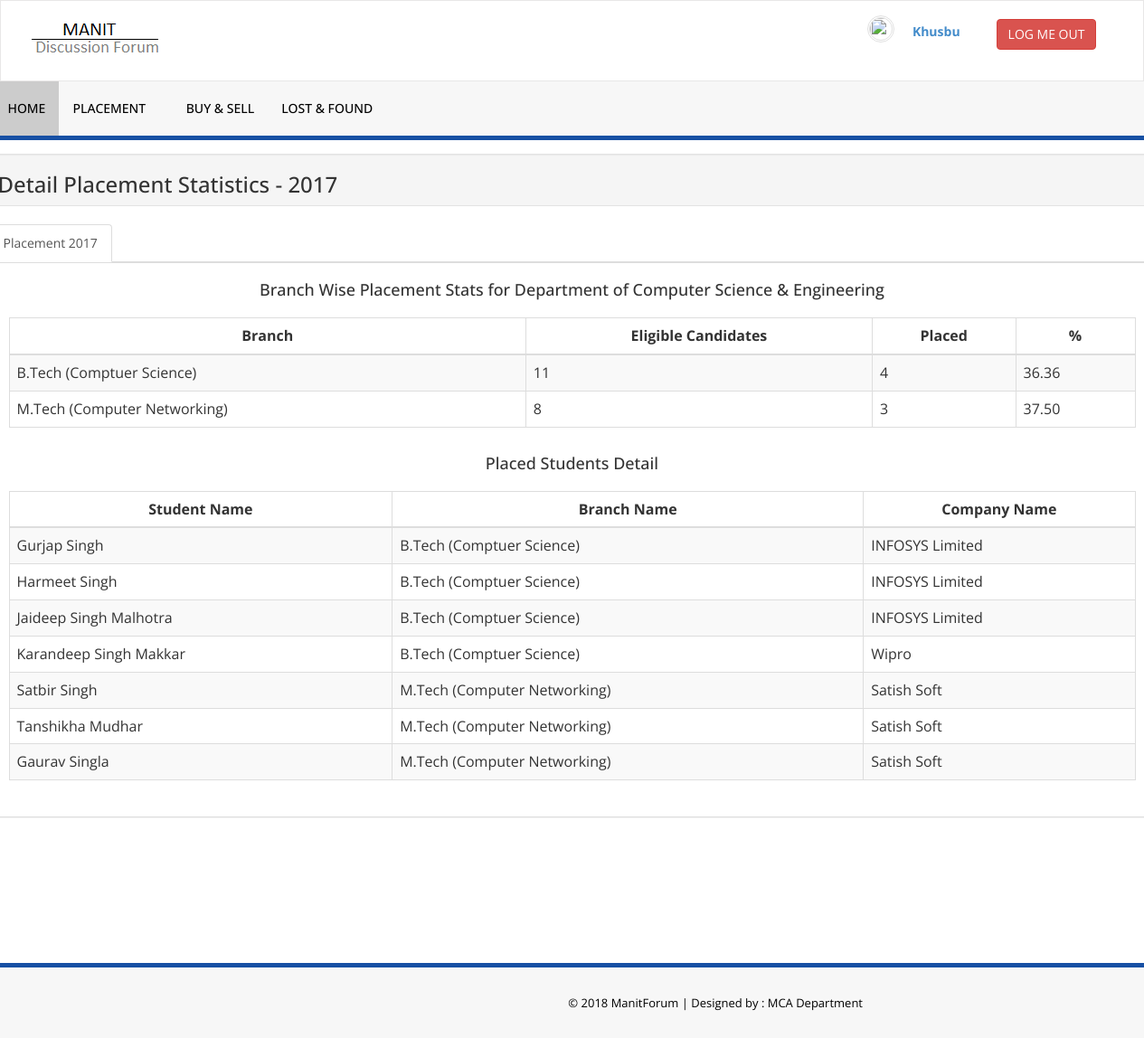
Screenshot of /detailPlacementStats.php?dept=CS104&year=2017 (signed in) with the database file from the repository.
### tables this page shows
CREATE TABLE `student` (
  `Student_ID` varchar(10) NOT NULL,
  `Student_Name` varchar(30) NOT NULL,
  `Branch_ID` varchar(10) NOT NULL,
  `DOB` date NOT NULL,
  `Mobile_No` bigint(10) NOT NULL,
  `Email_ID` varchar(30) NOT NULL,
  `Password` varchar(255) NOT NULL,
  `Semester` int(2) NOT NULL
);

CREATE TABLE `department` (
  `Dept_ID` varchar(10) NOT NULL,
  `Dept_Name` varchar(50) NOT NULL
);

CREATE TABLE `yearly_eligible_students` (
  `Branch_ID` varchar(10) NOT NULL,
  `Year` int(4) NOT NULL,
  `Total_Students` int(3) NOT NULL
);

CREATE TABLE `branch` (
  `Branch_ID` varchar(10) NOT NULL,
  `Branch_Name` varchar(50) NOT NULL,
  `Dept_ID` varchar(10) NOT NULL
);

CREATE TABLE `placed` (
  `Placed_ID` int(8) NOT NULL,
  `Branch_ID` varchar(10) NOT NULL,
  `Student_Name` varchar(40) NOT NULL,
  `Company_Name` varchar(50) NOT NULL,
  `Year` int(4) NOT NULL
);

### detailPlacementStats.php (the view, shortened to what this page needs)
<?php
	include('include/connection.php');
	include 'headLinks.php';
  include 'header.php';
	$dept=$_GET['dept'];
	$year=$_GET['year'];
?>
<!DOCTYPE html>
<html xmlns="http://www.w3.org/1999/xhtml">
<body>
<div class="content-wrapper">
    <div class="container">
		<div class="row" >
			<div class="well" style="padding-bottom:0px;padding-top:0px;">
				<h3>Detail Placement Statistics - <?php echo $year; ?></h3>
			</div>
			<div class="panel-body" align="center" style="padding-top:0px;">
				<ul class="nav nav-tabs">
					<li class="active"><a href="#home" data-toggle="tab">Placement <?php echo $year; ?></a>
					</li>
				</ul>
	<div class="panel panel-default ">
	<div class="panel-body ">
	<div class="tab-content">
		<div class="tab-pane fade active in" id="home">
			<?php
				$D_query="SELECT Dept_Name FROM department WHERE Dept_ID='$dept'";
				$D_result = mysqli_query($db, $D_query);
				$D_row=mysqli_fetch_assoc($D_result);
				echo "<h4>Branch Wise Placement Stats for Department of ".$D_row['Dept_Name']."</h4>";
			?>
			<div class="col-md-12">
				<div class="panel-body">
					<div class="table-responsive" style="text-align:center;">
						<table class="table table-striped table-bordered table-hover">
							<thead >
								<tr >
									<th style="text-align:center;">Branch</th>
									<th style="text-align:center;">Eligible Candidates</th>
									<th style="text-align:center;">Placed</th>
									<th style="text-align:center;">%</th>
								</tr>
							</thead>
							<tbody>
									<?php
									$query="SELECT branch.Branch_ID, Branch_Name, Total_Students FROM branch, yearly_eligible_students WHERE
									    branch.Dept_ID='$dept' and branch.Branch_ID=yearly_eligible_students.Branch_ID and Year='$year'";
									$result = mysqli_query($db, $query);
									while($row=mysqli_fetch_assoc($result)){
										$query1="SELECT COUNT(Placed_ID) as Placed from placed where Year='$year' and Branch_ID='$row[Branch_ID]'";
										$result1=mysqli_query($db, $query1);
										$row1=mysqli_fetch_assoc($result1);
										echo "<tr><td>".$row['Branch_Name']."</td>";
										echo "<td>".$row['Total_Students']."</td>";
										echo "<td>".$row1['Placed']."</td>";
										echo "<td>".number_format($row1['Placed']*100/$row['Total_Students'], 2, '.', '')."</td></tr>";
									}
									?>
							</tbody>
						</table>
					</div>
				</div>
			</div>
		</div>
		<div class="tab-pane fade active in" id="home">
			<h4>Placed Students Detail</h4>
			<div class="col-md-12">
				<div class="panel-body">
					<div class="table-responsive" style="text-align:center;">
						<table class="table table-striped table-bordered table-hover">
							<thead >
								<tr >
									<th style="text-align:center;">Student Name</th>
									<th style="text-align:center;">Branch Name</th>
									<th style="text-align:center;">Company Name</th>
								</tr>
							</thead>
							<tbody>
									<?php
									$query2="SELECT Branch_Name, Student_Name, Company_Name FROM branch, placed
											WHERE branch.Dept_ID='$dept' and branch.Branch_ID=placed.Branch_ID and Year='$year'";
									$result2 = mysqli_query($db, $query2);
									while($row2=mysqli_fetch_assoc($result2)){
										echo "<tr><td>".$row2['Student_Name']."</td>";
										echo "<td>".$row2['Branch_Name']."</td>";
										echo "<td>".$row2['Company_Name']."</td></tr>";
									}
									?>
							</tbody>
						</table>
					</div>
				</div>
			</div>
		</div>
	</div>
	</div>
	</div>
	</div>
    </div>
	</div>
    </div>
    <?php include('footer.php'); ?>
</body>
</html>

### header.php (shortened to what this page needs)
<div>
  <div class="navbar navbar-inverse set-radius-zero">
      <div class="container" style="width: 95%;">
          <div class="navbar-header">
              <a class="navbar-brand" href="Dashboard.php">
                  <img src="assets/img/logo.png" />
              </a>
          </div>
          <?php
                  echo "<div class='right-div'>
                  <a href='include/logout.php' class='btn btn-danger pull-right'>LOG ME OUT</a>";
                  echo "</div>";
          ?>
    <div class="right-div">
            <a href="profile.php"> <label>
            <?php
            if( isset($_SESSION['logged_in']))
            {
                  if( $_SESSION['user'] == "student")
                  {
                    $query="SELECT * from student WHERE Email_ID='$_SESSION[email]'";
      							$result=$db->query($query);
      							$row=$result->fetch_assoc();
                    $first = explode(' ',trim($row['Student_Name']));
                    echo $first[0];
                  }
                  else
                  {
                    $query="SELECT * from faculty WHERE Email_ID='$_SESSION[email]'";
                    $result=$db->query($query);
                    $row=$result->fetch_assoc();
                    $first = explode(' ',trim($row['Faculty_Name']));
                    echo $first[0];
                  }
              }
              else
              {
                header("Location: index.php");
              }
            ?>
              </label></a>
          </div>
    <div class="chat-widget-name-right" >
              <a href="profile.php">
              <?php
              $email = $_SESSION['email'];
              $sql = "SELECT * FROM profileImages WHERE email = '$email'";
              $result = mysqli_query($db,$sql);
              $row = mysqli_fetch_array($result);
              echo  '<img class="media-object img-circle2 img-right-chat"
                style="margin-top:1%;margin-bottom:30px" src="images/'.$row['image'].'"/>';
              ?>
              </a>
    </div>
      </div>
  </div>
  <section class="menu-section" >
      <div class="container" >
          <div class="row" >
              <div class="col-md-12">
                  <div class="navbar-collapse collapse">
                      <ul id="menu-top" class="nav navbar-nav navbar-left">
                          <li><a href="Dashboard.php" class="menu-top-active">HOME</a></li>
                          <li>
                              <a href="#" class="dropdown-toggle" id="ddlmenuItem" data-toggle="dropdown">PLACEMENT  <span class="glyphicon glyphicon-chevron-down"></span> </a>
                          </li>
            <li><a href="#">BUY & SELL</a></li>
                          <li><a href="lostFound.php">LOST & FOUND</a></li>
                      </ul>
                  </div>
              </div>
          </div>
      </div>
  </section>
</div>

### assets/css/style.css (style rules this page uses)
.set-radius-zero { border-radius:0px; -moz-border-radius:0px; -webkit-border-radius:0px; }
.content-wrapper { margin-top: 15px; min-height:800px; padding-bottom:90px; }
.right-div { float: right; padding: 20px; }
#menu-top a { color:#000; text-decoration:none; font-weight:500; padding: 20px 15px 20px 15px; text-transform:uppercase; }
.menu-section { background-color: #f7f7f7; border-bottom:5px solid #1750A4; width:100% }
.menu-top-active { background-color:#cccccc; }
.navbar-inverse { background-color: #FFF; border-color: rgba(155, 153, 153, 0.23); }
.navbar { min-height: 90px; margin-bottom: 0px; }
.img-right-chat { border:3px double #e1e1e1; float:right; margin-left:10px; }
.chat-widget-name-right { color: #808080; margin-top: 5px; margin-right: 60px; text-align:right; margin-bottom: 5px; }

### rows the page displays
student: Student_Name "Khusbu"
department: Dept_Name "Computer Science & Engineering"
yearly_eligible_students: Branch_ID.Branch_Name "B.Tech (Comptuer Science)", Total_Students "11", Placed "4", Total_Students "36.36"
yearly_eligible_students: Branch_ID.Branch_Name "M.Tech (Computer Networking)", Total_Students "8", Placed "3", Total_Students "37.50"
placed: Student_Name "Gurjap Singh", Branch_ID.Branch_Name "B.Tech (Comptuer Science)", Company_Name "INFOSYS Limited"
placed: Student_Name "Harmeet Singh", Branch_ID.Branch_Name "B.Tech (Comptuer Science)", Company_Name "INFOSYS Limited"
placed: Student_Name "Jaideep Singh Malhotra", Branch_ID.Branch_Name "B.Tech (Comptuer Science)", Company_Name "INFOSYS Limited"
placed: Student_Name "Karandeep Singh Makkar", Branch_ID.Branch_Name "B.Tech (Comptuer Science)", Company_Name "Wipro"
placed: Student_Name "Satbir Singh", Branch_ID.Branch_Name "M.Tech (Computer Networking)", Company_Name "Satish Soft"
placed: Student_Name "Tanshikha Mudhar", Branch_ID.Branch_Name "M.Tech (Computer Networking)", Company_Name "Satish Soft"
placed: Student_Name "Gaurav Singla", Branch_ID.Branch_Name "M.Tech (Computer Networking)", Company_Name "Satish Soft"

### other values shown
$year "2017"
